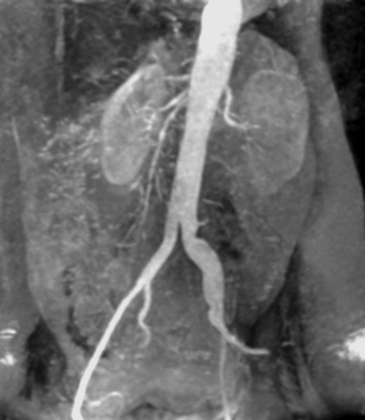
%> input picture Project1/Image 2.tif, 365 x 420 px, shrunk from 720 x 828 before the run
$ octave compare_canny_wavelet.m   (GNU Octave 9; MATLAB toolbox functions it lacks are replaced by stand-ins)
%> lines starting %> are read from the running program, lines starting %| are printed output that depends on the picture
%canny边缘提取
[x,map]=imread('Image 2.tif');
%> x is the input picture: size 420x365 uint8; min 0, max 234, mean 103.5
%> map = []
figure;
BW=edge(x,'Canny',0.25);
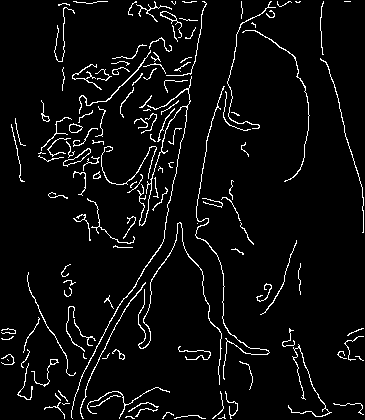
%> BW: size 420x365 logical; 5% white in thin lines or dots
subplot(2,2,1);
imshow(BW);
title(['canny阈值为',num2str(0.25)]);

%小波边缘提取
base='sym4';
[c,s] = wavedec2(x,2,base);
%> s = [110 96; 110 96; 213 186; 420 365]
ns = wthcoef2('a',c,s);
xx=abs(waverec2(ns,s,base));
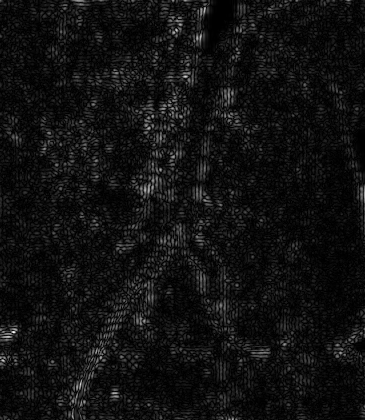
%> xx: size 420x365 double; min 5.76e-06, max 42.04, mean 2.8; drawn with min black and max white
%变为图像通常的格式
B=uint8(xx);
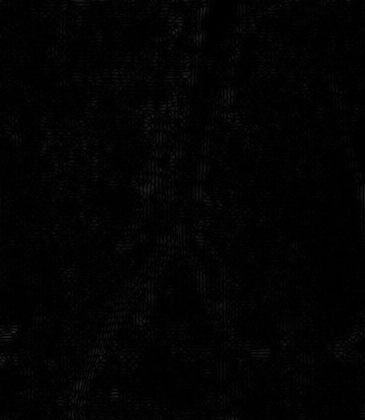
%> B: size 420x365 uint8; min 0, max 42, mean 2.8
sizeB=size(B);
%> sizeB = [420 365]
%设定二值化的阈值
 threshold=5;
  for i=1:sizeB(1)
     for j=1:sizeB(2)
        if(B(i,j)> threshold)
            B(i,j)=255;%比阈值大的置为白
        else
            B(i,j)=0;%否则置为黑
        end;
     end
  end
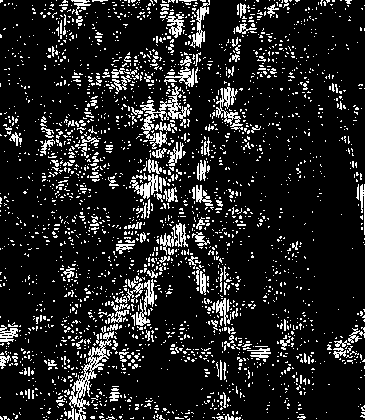
%> B: size 420x365 uint8; 13.2% white in thin lines or dots
 subplot(2,2,2);
 imshow(B);
 title(['小波阈值为',num2str(threshold)]);
 %由于uint8型是无符号的，做减法后负值自动变为0，即成为黑色背景
 %因此用小波结果减去canny结果，剩下的就是小波比canny多提取的部分，反之也成立

 %小波结果减去canny结果
 diff1=(B-255*uint8(BW));
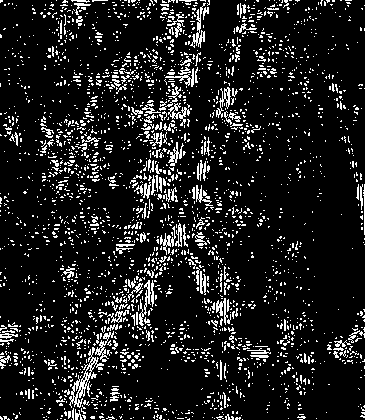
%> diff1: size 420x365 uint8; 11.9% white in thin lines or dots
 subplot(2,2,3);
 imshow(diff1);
 title('小波结果减去canny结果');

 %canny结果减去小波结果
 diff2=(255*uint8(BW)-B);
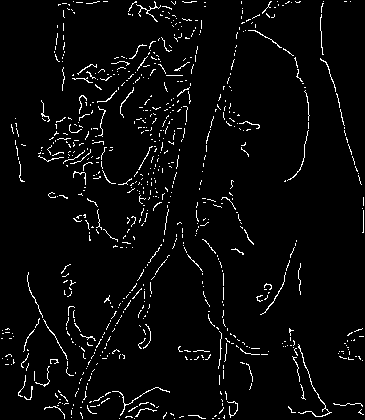
%> diff2: size 420x365 uint8; 3.7% white in thin lines or dots
 subplot(2,2,4);
 imshow(diff2);
 title('canny结果减去小波结果');

$ run again, with Project1/before.png saved as Project1/Image 2.tif
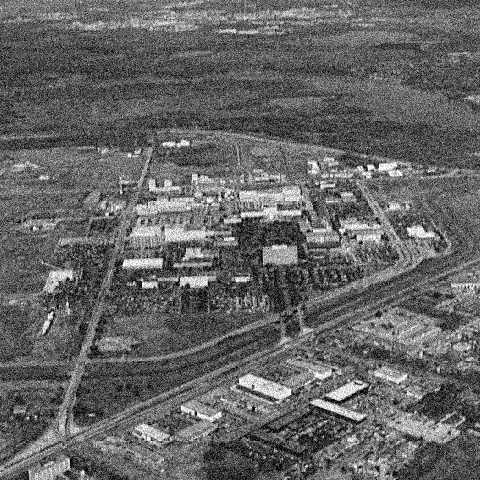
%> input picture Project1/before.png, 480 x 480 px
%> x is the input picture: size 480x480 uint8; min 0, max 255, mean 101.2
%> map = []
%> `BW=edge(x,'Canny',0.25);`:
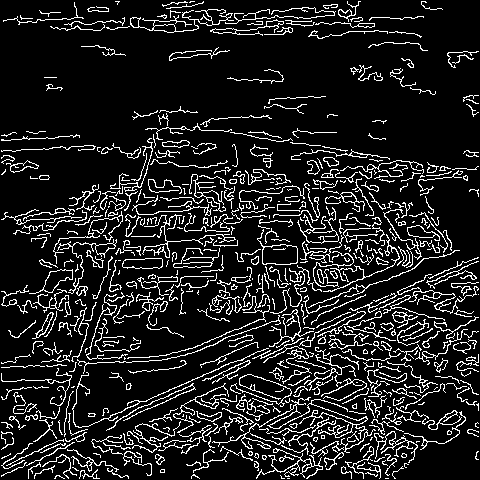
%> BW: size 480x480 logical; 12.8% white in thin lines or dots
%> s = [125 125; 125 125; 243 243; 480 480]
%> diff1: size 480x480 uint8; 73.6% white; black in thin lines or dots
%> `diff2=(255*uint8(BW)-B);`:
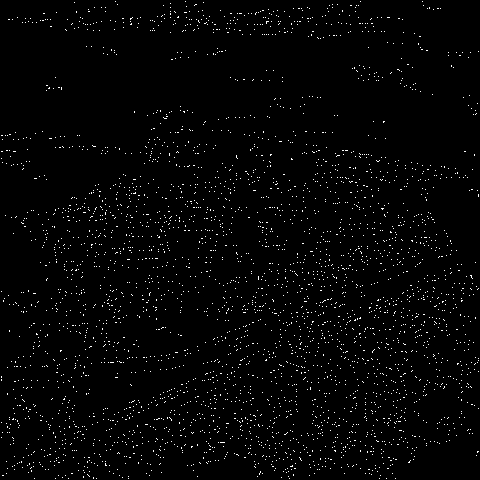
%> diff2: size 480x480 uint8; 1.9% white in thin lines or dots
